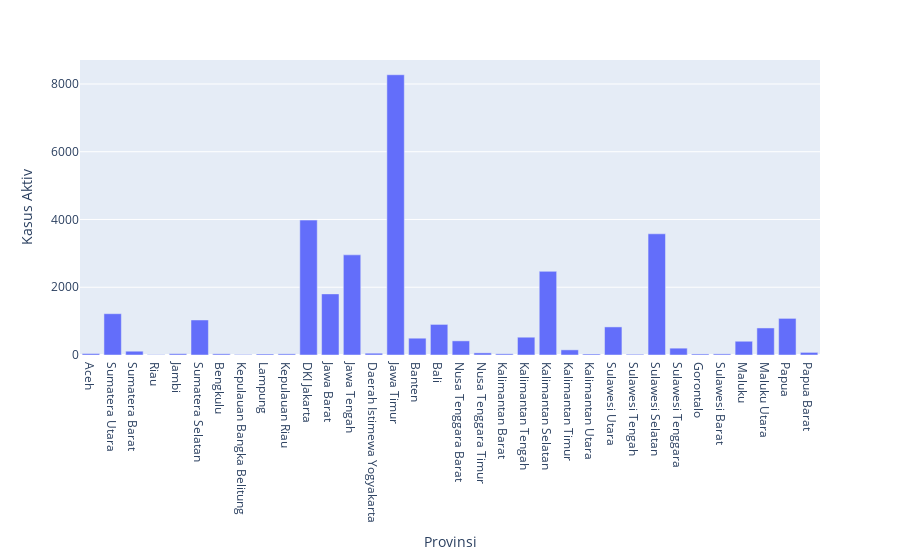

The notebook cell this image was saved under:
### Markdown cell above
Using Plotly Express

### Code cell
px.bar(df, x = "Provinsi", y = "Kasus Aktiv")

### Figure 1 — Plotly figure (JSON) as saved in the notebook; plotly's stock layout.template omitted (floating-point values rounded to 4 significant figures)
{"data": [{"alignmentgroup": "True", "hovertemplate": "Provinsi=%{x}<br>Kasus Aktiv=%{y}<extra></extra>", "legendgroup": "", "marker": {"color": "#636efa"}, "name": "", "offsetgroup": "", "orientation": "v", "showlegend": false, "textposition": "auto", "type": "bar", "x": ["Aceh", "Sumatera Utara", "Sumatera Barat", "Riau", "Jambi", "Sumatera Selatan", "Bengkulu", "Kepulauan Bangka Belitung", "Lampung", "Kepulauan Riau", "DKI Jakarta", "Jawa Barat", "Jawa Tengah", "Daerah Istimewa Yogyakarta", "Jawa Timur", "Banten", "Bali", "Nusa Tenggara Barat", "Nusa Tenggara Timur", "Kalimantan Barat", "Kalimantan Tengah", "Kalimantan Selatan", "Kalimantan Timur", "Kalimantan Utara", "Sulawesi Utara", "Sulawesi Tengah", "Sulawesi Selatan", "Sulawesi Tenggara", "Gorontalo", "Sulawesi Barat", "Maluku", "Maluku Utara", "Papua", "Papua Barat"], "xaxis": "x", "y": [43, 1219, 112, 11, 39, 1034, 35, 16, 30, 34, 3982, 1804, 2956, 53, 8272, 496, 903, 417, 63, 35, 525, 2469, 152, 30, 829, 22, 3577, 202, 31, 33, 406, 798, 1081, 77], "yaxis": "y"}], "layout": {"barmode": "relative", "legend": {"tracegroupgap": 0}, "margin": {"t": 60}, "xaxis": {"anchor": "y", "domain": [0, 1], "title": {"text": "Provinsi"}}, "yaxis": {"anchor": "x", "domain": [0, 1], "title": {"text": "Kasus Aktiv"}}}}
